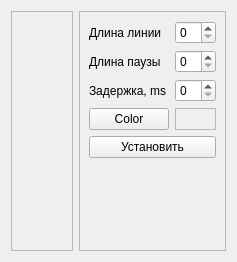
<?xml version="1.0" encoding="UTF-8"?>
<ui version="4.0">
 <class>MainBox</class>
 <widget class="QWidget" name="MainBox">
  <property name="geometry">
   <rect>
    <x>0</x>
    <y>0</y>
    <width>237</width>
    <height>262</height>
   </rect>
  </property>
  <property name="windowTitle">
   <string>Dialog</string>
  </property>
  <layout class="QHBoxLayout" name="horizontalLayout">
   <item>
    <widget class="QFrame" name="frame_2">
     <property name="frameShape">
      <enum>QFrame::StyledPanel</enum>
     </property>
     <property name="frameShadow">
      <enum>QFrame::Raised</enum>
     </property>
     <layout class="QVBoxLayout" name="verticalLayout">
      <item>
       <widget class="SerialBox5" name="serial_widget" native="true"/>
      </item>
      <item>
       <spacer name="verticalSpacer_2">
        <property name="orientation">
         <enum>Qt::Vertical</enum>
        </property>
        <property name="sizeHint" stdset="0">
         <size>
          <width>20</width>
          <height>40</height>
         </size>
        </property>
       </spacer>
      </item>
     </layout>
    </widget>
   </item>
   <item>
    <widget class="QFrame" name="frame">
     <property name="sizePolicy">
      <sizepolicy hsizetype="Fixed" vsizetype="Preferred">
       <horstretch>0</horstretch>
       <verstretch>0</verstretch>
      </sizepolicy>
     </property>
     <property name="frameShape">
      <enum>QFrame::StyledPanel</enum>
     </property>
     <property name="frameShadow">
      <enum>QFrame::Raised</enum>
     </property>
     <layout class="QVBoxLayout" name="verticalLayout_2">
      <item>
       <layout class="QGridLayout" name="gridLayout">
        <item row="3" column="0">
         <widget class="QPushButton" name="btn_color">
          <property name="text">
           <string>Color</string>
          </property>
         </widget>
        </item>
        <item row="3" column="1">
         <widget class="QFrame" name="frm_color">
          <property name="frameShape">
           <enum>QFrame::StyledPanel</enum>
          </property>
          <property name="frameShadow">
           <enum>QFrame::Raised</enum>
          </property>
         </widget>
        </item>
        <item row="2" column="0">
         <widget class="QLabel" name="label_2">
          <property name="text">
           <string>Задержка, ms</string>
          </property>
         </widget>
        </item>
        <item row="2" column="1">
         <widget class="QSpinBox" name="sb_delay_ms"/>
        </item>
        <item row="0" column="1">
         <widget class="QSpinBox" name="sb_len_line"/>
        </item>
        <item row="0" column="0">
         <widget class="QLabel" name="label">
          <property name="text">
           <string>Длина линии</string>
          </property>
         </widget>
        </item>
        <item row="1" column="0">
         <widget class="QLabel" name="label_3">
          <property name="text">
           <string>Длина паузы</string>
          </property>
         </widget>
        </item>
        <item row="1" column="1">
         <widget class="QSpinBox" name="sb_len_pause"/>
        </item>
       </layout>
      </item>
      <item>
       <widget class="QPushButton" name="btn_set">
        <property name="text">
         <string>Установить</string>
        </property>
       </widget>
      </item>
      <item>
       <spacer name="verticalSpacer">
        <property name="orientation">
         <enum>Qt::Vertical</enum>
        </property>
        <property name="sizeHint" stdset="0">
         <size>
          <width>20</width>
          <height>40</height>
         </size>
        </property>
       </spacer>
      </item>
     </layout>
    </widget>
   </item>
  </layout>
 </widget>
 <customwidgets>
  <customwidget>
   <class>SerialBox5</class>
   <extends>QWidget</extends>
   <header>serialbox5.hpp</header>
   <container>1</container>
  </customwidget>
 </customwidgets>
 <resources/>
 <connections/>
</ui>
